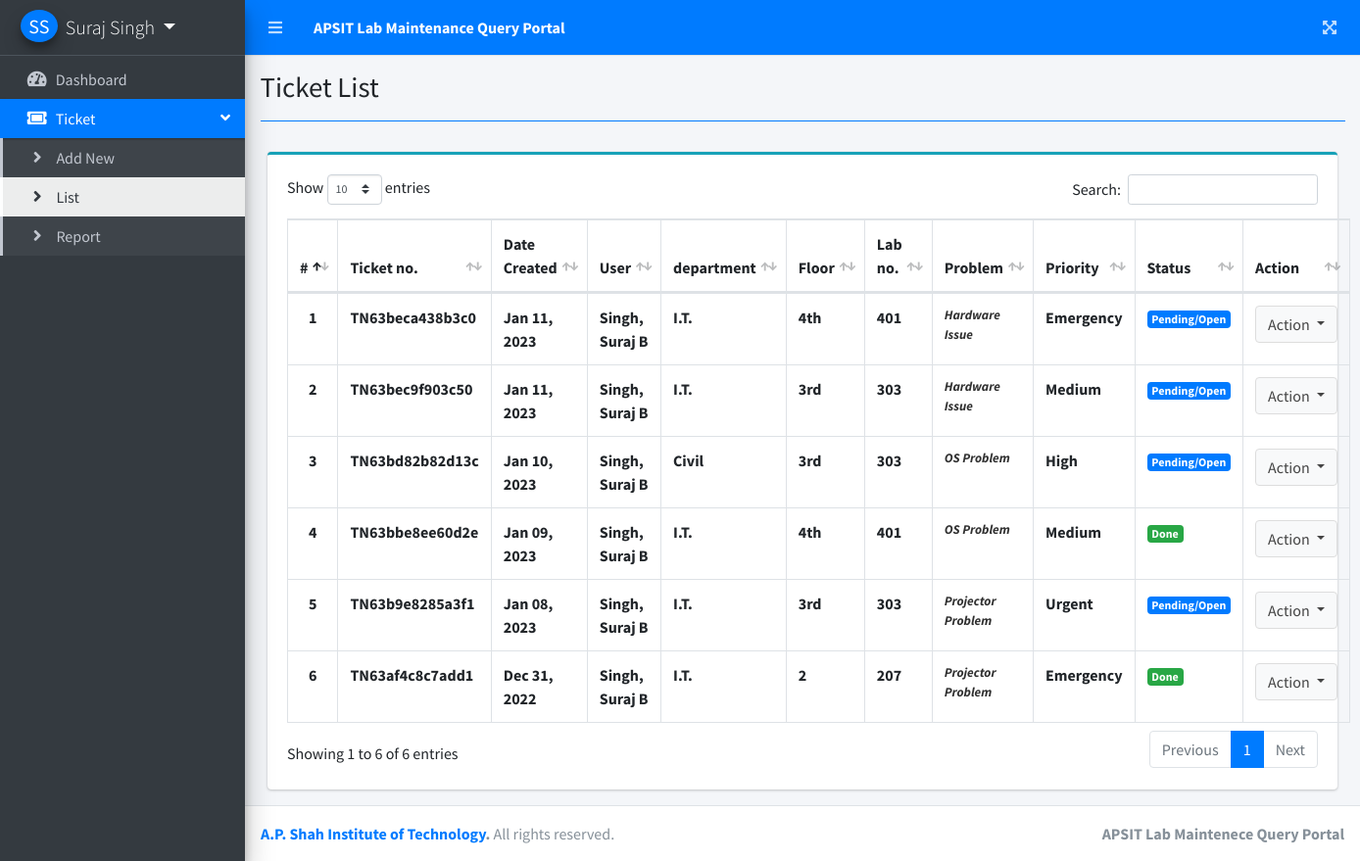
Page /index.php?page=ticket_list (signed in) on the committed database.
### tables this page shows
CREATE TABLE `tickets` (
  `id` int(30) NOT NULL,
  `uniqid` varchar(300) NOT NULL,
  `subject` text NOT NULL,
  `lab` int(11) NOT NULL,
  `Problem` varchar(250) NOT NULL,
  `description` text NOT NULL,
  `status` tinyint(1) NOT NULL COMMENT '0=Pending,1=on process,2= Closed',
  `department_id` int(30) NOT NULL,
  `customer_id` int(30) NOT NULL,
  `staff_id` int(30) NOT NULL,
  `admin_id` int(30) NOT NULL,
  `date_created` datetime NOT NULL DEFAULT current_timestamp(),
  `Priority` varchar(100) NOT NULL
);

CREATE TABLE `departments` (
  `id` int(30) NOT NULL,
  `name` text NOT NULL,
  `description` text NOT NULL,
  `date_created` datetime NOT NULL DEFAULT current_timestamp()
);

### ticket_list.php (the view, shortened to what this page needs)
<?php include 'db_connect.php';
?>
<div class="col-lg-12">
	<div class="card card-outline card-info">
		<div class="card-body">
			<table class="table table-hover table-bordered" id="list">
				<colgroup>
					<col width="5%">
					<col width="10%">
					<col width="10%">
					<col width="15%">
					<col width="10%">
					<col width="10%">
					<col width="10%">
					<col width="20%">
					<col width="10%">
					<col width="10%">
					<col width="10%">
				</colgroup>
				<thead>
					<tr>
						<th>#</th>
						<th>Ticket no.</th>
						<th>Date Created</th>
						<th>User</th>
						<th>department</th>
						<th>Floor</th>
						<th>Lab no.</th>
						<th>Problem</th>
						<th>Priority</th>
						<th>Status</th>
						<th>Action</th>
					</tr>
				</thead>
				<tbody>
					<?php
					$i = 1;
					$where = '';
					if($_SESSION['login_type'] == 3)
						$where .= " where t.customer_id = {$_SESSION['login_id']} ";
					$qry = $conn->query("SELECT t.*,concat(c.lastname,', ',c.firstname,' ',c.middlename) as cname, d.name as dname FROM tickets t inner join customers c on c.id= t.customer_id inner join departments d on d.id = t.department_id $where order by unix_timestamp(t.date_created) desc");
					while($row= $qry->fetch_assoc()):
						$trans = get_html_translation_table(HTML_ENTITIES,ENT_QUOTES);
						unset($trans["\""], $trans["<"], $trans[">"], $trans["<h2"]);
						$desc = strtr(html_entity_decode($row['Problem']),$trans);
						$desc = str_replace(array("<li>", "</li>"), array("", ", "), $desc);
					?>
					<tr>
						<th class="text-center"><?php echo $i++ ?></th>
						<td><b><?php echo ucwords($row['uniqid']) ?></b></td>
						<td><b><?php echo date("M d, Y",strtotime($row['date_created'])) ?></b></td>
						<td><b><?php echo ucwords($row['cname']) ?></b></td>
						<td><b><?php echo ucwords($row['dname']) ?></b></td>
						<td><b><?php echo $row['subject'] ?></b></td>
						<td><b><?php echo $row['lab'] ?></b></td>
						<td><b class="truncate"><?php echo strip_tags($desc) ?></b></td>
						<td><b><?php echo $row['Priority'] ?></b></td>
						<td>
							<?php if($row['status'] == 0): ?>
								<span class="badge badge-primary">Pending/Open</span>
							<?php elseif($row['status'] == 1): ?>
								<span class="badge badge-Info">Processing</span>
							<?php elseif($row['status'] == 2): ?>
								<span class="badge badge-success">Done</span>
							<?php else: ?>
								<span class="badge badge-secondary">Closed</span>
							<?php endif; ?>
						</td>
						<td class="text-center">
							<button type="button" class="btn btn-default dropdown-toggle" data-toggle="dropdown" aria-expanded="true">
		                      Action
		                    </button>
						</td>
					</tr>
				<?php endwhile; ?>
				</tbody>
			</table>
		</div>
	</div>
</div>

### index.php (shortened to what this page needs)
<!DOCTYPE html>
<html lang="en">
<?php
	include 'header.php'
?>
<body class="hold-transition sidebar-mini layout-fixed layout-navbar-fixed layout-footer-fixed">
<div class="wrapper">
  <?php include 'topbar.php' ?>
  <?php include 'sidebar.php' ?>
  <div class="content-wrapper">
    <div class="content-header">
      <div class="container-fluid">
        <div class="row mb-2">
          <div class="col-sm-6">
            <h1 class="m-0"><?php echo $title ?></h1>
          </div>
        </div>
            <hr class="border-primary">
      </div>
    </div>
    <section class="content">
      <div class="container-fluid">
         <?php
          $page = isset($_GET['page']) ? $_GET['page'] : 'home';
          include $page.'.php';
          ?>
      </div>
    </section>
  </div>
  <footer class="main-footer">
    <strong><a href="https://www.apsit.edu.in/">A.P. Shah Institute of Technology</a>.</strong>
    All rights reserved.
    <div class="float-right d-none d-sm-inline-block">
      <b>APSIT Lab Maintenece Query Portal</b>
    </div>
  </footer>
</div>
</body>
</html>

### header.php (shortened to what this page needs)
<head>
  <?php
  $title = isset($_GET['page']) ? ucwords(str_replace("_", ' ', $_GET['page'])) : "Home";
  ?>
  <link rel="stylesheet" href="assets/plugins/fontawesome-free/css/all.min.css">
  <link rel="stylesheet" href="assets/plugins/overlayScrollbars/css/OverlayScrollbars.min.css">
  <link rel="stylesheet" href="assets/plugins/datatables-bs4/css/dataTables.bootstrap4.min.css">
  <link rel="stylesheet" href="assets/plugins/datatables-responsive/css/responsive.bootstrap4.min.css">
  <link rel="stylesheet" href="assets/plugins/datatables-buttons/css/buttons.bootstrap4.min.css">
  <link rel="stylesheet" href="assets/plugins/select2/css/select2.min.css">
  <link rel="stylesheet" href="assets/plugins/select2-bootstrap4-theme/select2-bootstrap4.min.css">
  <link rel="stylesheet" href="assets/plugins/sweetalert2-theme-bootstrap-4/bootstrap-4.min.css">
  <link rel="stylesheet" href="assets/plugins/toastr/toastr.min.css">
  <link rel="stylesheet" href="assets/dist/css/adminlte.min.css">
  <link rel="stylesheet" href="assets/dist/css/styles.css">
  <link rel="stylesheet" href="assets/plugins/summernote/summernote-bs4.min.css">
</head>

### topbar.php
<nav class="main-header navbar navbar-expand navbar-primary navbar-dark ">
  <ul class="navbar-nav">
    <li class="nav-item">
      <a class="nav-link" data-widget="pushmenu" href="#" role="button"><i class="fas fa-bars"></i></a>
    </li>
    <li>
      <a class="nav-link text-white"  href="./" role="button"> <large><b>APSIT Lab Maintenance Query Portal</b></large></a>
    </li>
  </ul>
  <ul class="navbar-nav ml-auto">
    <li class="nav-item">
      <a class="nav-link" data-widget="fullscreen" href="#" role="button">
        <i class="fas fa-expand-arrows-alt"></i>
      </a>
    </li>
  </ul>
</nav>

### sidebar.php (shortened to what this page needs)
<aside class="main-sidebar sidebar-dark-primary elevation-4">
  <div class="dropdown">
 	<a href="javascript:void(0)" class="brand-link dropdown-toggle" data-toggle="dropdown" aria-expanded="true">
      <span class="brand-image img-circle elevation-3 d-flex justify-content-center align-items-center bg-primary text-white font-weight-500" style="width: 38px;height:50px"><?php echo strtoupper(substr($_SESSION['login_firstname'], 0,1).substr($_SESSION['login_lastname'], 0,1)) ?></span>
      <span class="brand-text font-weight-light"><?php echo ucwords($_SESSION['login_firstname'].' '.$_SESSION['login_lastname']) ?></span>
    </a>
  </div>
  <div class="sidebar">
    <nav class="mt-2">
      <ul class="nav nav-pills nav-sidebar flex-column nav-flat" data-widget="treeview" role="menu" data-accordion="false">
        <li class="nav-item dropdown">
          <a href="./" class="nav-link nav-home">
            <i class="nav-icon fas fa-tachometer-alt"></i>
            <p>
              Dashboard
            </p>
          </a>
        </li>
        <li class="nav-item">
          <a href="#" class="nav-link nav-edit_ticket nav-view_ticket">
            <i class="nav-icon fas fa-ticket-alt"></i>
            <p>
              Ticket
              <i class="right fas fa-angle-left"></i>
            </p>
          </a>
          <ul class="nav nav-treeview">
            <li class="nav-item">
              <a href="./index.php?page=new_ticket" class="nav-link nav-new_ticket tree-item">
                <i class="fas fa-angle-right nav-icon"></i>
                <p>Add New</p>
              </a>
            </li>
            <li class="nav-item">
              <a href="./index.php?page=ticket_list" class="nav-link nav-ticket_list tree-item">
                <i class="fas fa-angle-right nav-icon"></i>
                <p>List</p>
              </a>
            </li>
            <li class="nav-item">
              <a href="./index.php?page=report" class="nav-link nav-report tree-item">
                <i class="fas fa-angle-right nav-icon"></i>
                <p>Report</p>
              </a>
            </li>
          </ul>
        </li>
      </ul>
    </nav>
  </div>
</aside>

### rows in the picture
tickets: uniqid "TN63beca438b3c0", date_created "Jan 11, 2023", cname "Singh, Suraj B", department.name "I.T.", subject "4th", lab "401", Problem "Hardware Issue", Priority "Emergency", status "Pending/Open"
tickets: uniqid "TN63bec9f903c50", date_created "Jan 11, 2023", cname "Singh, Suraj B", department.name "I.T.", subject "3rd", lab "303", Problem "Hardware Issue", Priority "Medium", status "Pending/Open"
tickets: uniqid "TN63bd82b82d13c", date_created "Jan 10, 2023", cname "Singh, Suraj B", department.name "Civil", subject "3rd", lab "303", Problem "OS Problem", Priority "High", status "Pending/Open"
tickets: uniqid "TN63bbe8ee60d2e", date_created "Jan 09, 2023", cname "Singh, Suraj B", department.name "I.T.", subject "4th", lab "401", Problem "OS Problem", Priority "Medium", status "Done"
tickets: uniqid "TN63b9e8285a3f1", date_created "Jan 08, 2023", cname "Singh, Suraj B", department.name "I.T.", subject "3rd", lab "303", Problem "Projector Problem", Priority "Urgent", status "Pending/Open"
tickets: uniqid "TN63af4c8c7add1", date_created "Dec 31, 2022", cname "Singh, Suraj B", department.name "I.T.", subject "2", lab "207", Problem "Projector Problem", Priority "Emergency", status "Done"

### other values in the picture
$_SESSION['login_firstname'].' '.$_SESSION['login_lastname'] "Suraj Singh"
$title "Ticket List"
